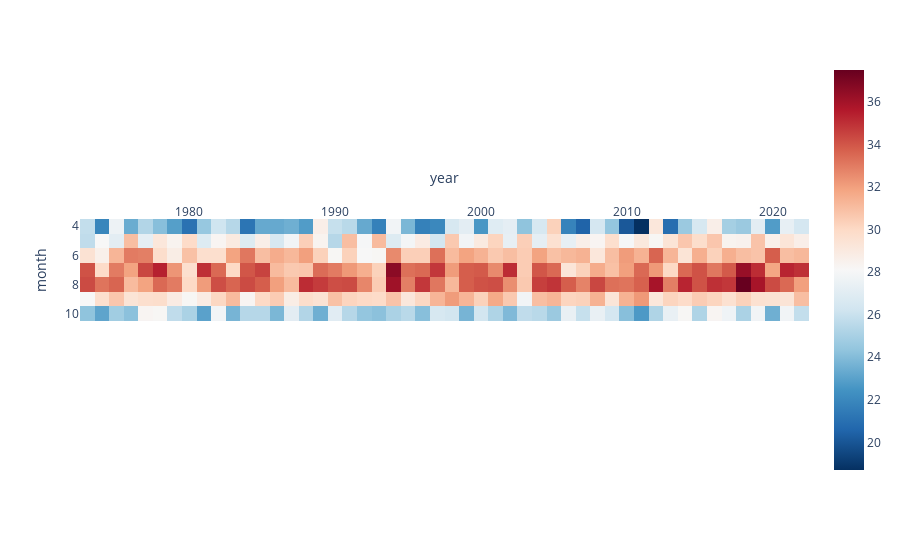

The notebook cell this image was saved under:
### Code cell
# summer months
monthly = df.groupby(['year','month']).max()[['max']]
pv = monthly.pivot_table(index='month',columns = 'year')['max']
pv = pv.loc[[4,5,6,7,8,9,10]]
fig = px.imshow(
    pv, 
    color_continuous_scale='RdBu_r'
    )

fig.update_xaxes(side="top")
fig.update_layout(
    legend=dict(
        orientation="h"
    ))

### Figure 1 — Plotly figure (JSON) as saved in the notebook; plotly's stock layout.template omitted (floating-point values rounded to 4 significant figures; data arrays with more than 128 entries replaced by an {"elided": "..."} marker saying what was removed)
{"data": [{"coloraxis": "coloraxis", "hovertemplate": "year: %{x}<br>month: %{y}<br>color: %{z}<extra></extra>", "name": "0", "type": "heatmap", "x": [1973, 1974, 1975, 1976, 1977, 1978, 1979, 1980, 1981, 1982, 1983, 1984, 1985, 1986, 1987, 1988, 1989, 1990, 1991, 1992, 1993, 1994, 1995, 1996, 1997, 1998, 1999, 2000, 2001, 2002, 2003, 2004, 2005, 2006, 2007, 2008, 2009, 2010, 2011, 2012, 2013, 2014, 2015, 2016, 2017, 2018, 2019, 2020, 2021, 2022], "xaxis": "x", "y": [4, 5, 6, 7, 8, 9, 10], "yaxis": "y", "z": {"elided": "7x50 float values"}}], "layout": {"coloraxis": {"colorscale": [[0, "rgb(5,48,97)"], [0.1, "rgb(33,102,172)"], [0.2, "rgb(67,147,195)"], [0.3, "rgb(146,197,222)"], [0.4, "rgb(209,229,240)"], [0.5, "rgb(247,247,247)"], [0.6, "rgb(253,219,199)"], [0.7, "rgb(244,165,130)"], [0.8, "rgb(214,96,77)"], [0.9, "rgb(178,24,43)"], [1, "rgb(103,0,31)"]]}, "legend": {"orientation": "h"}, "margin": {"t": 60}, "xaxis": {"anchor": "y", "constrain": "domain", "domain": [0, 1], "scaleanchor": "y", "side": "top", "title": {"text": "year"}}, "yaxis": {"anchor": "x", "autorange": "reversed", "constrain": "domain", "domain": [0, 1], "title": {"text": "month"}}}}
